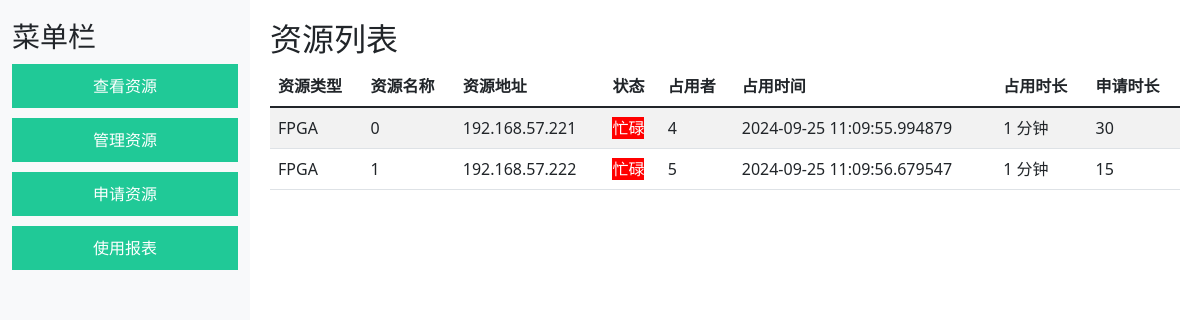
Before: /view_resources with the older database file.
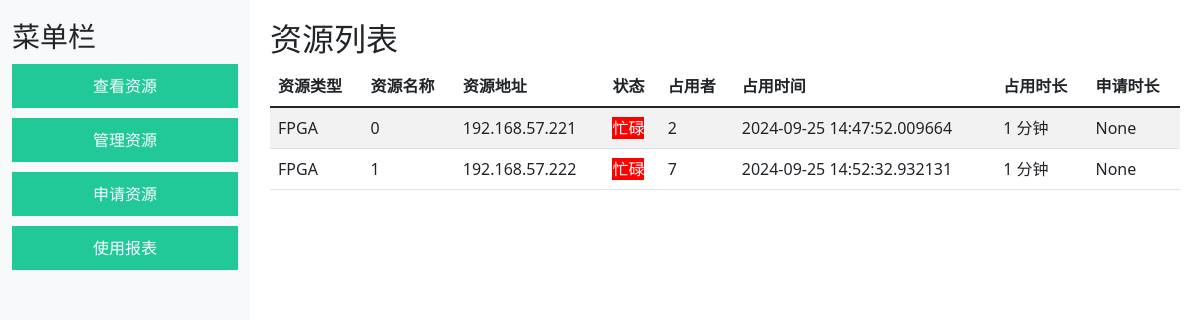
After: the same page with the newer database file.
### app.py (models this page shows)
class Resource(db.Model):
    id = db.Column(db.Integer, primary_key=True)
    resource_type = db.Column(db.String(50), nullable=False)
    resource_name = db.Column(db.String(100), nullable=False)
    resource_address = db.Column(db.String(100), nullable=False)
    is_busy = db.Column(db.Boolean, default=False)  # 资源是否被占用
    assigned_to = db.Column(db.String(100), nullable=True)  # 当前占用资源的用户
    assigned_time = db.Column(db.DateTime, nullable=True)  # 资源分配时间
    usage_duration = db.Column(db.Integer, nullable=True)  # 使用时长（分钟）
    __table_args__ = (UniqueConstraint('resource_name', 'resource_address', name='uix_resource_name_address'),)

### app.py (the view)
@app.route('/view_resources')
def view_resources():
    resources = Resource.query.all()
    processed_resources = []
    for resource in resources:
        resource_info = {
            'resource_type': resource.resource_type,
            'resource_name': resource.resource_name,
            'resource_address': resource.resource_address,
            'is_busy': resource.is_busy,
            'assigned_to': resource.assigned_to,
            'assigned_time': resource.assigned_time,
            'usage_duration': resource.usage_duration
        }
        if resource.is_busy and resource.assigned_time:
            now = datetime.now()
            duration = now - resource.assigned_time
            duration_in_minutes = int(duration.total_seconds() // 60)
            if duration_in_minutes < 1:
                duration_in_minutes = 1
            resource_info['occupied_duration'] = f"{duration_in_minutes} 分钟"
        else:
            resource_info['occupied_duration'] = "空闲"
        processed_resources.append(resource_info)
    return render_template('view_resources.html', resources=processed_resources)

### templates/view_resources.html
{% extends "base.html" %}
{% block content %}
<h2>资源列表</h2>
<table class="table table-striped">
    <thead>
        <tr>
            <th>资源类型</th>
            <th>资源名称</th>
            <th>资源地址</th>
            <th>状态</th>
            <th>占用者</th>
            <th>占用时间</th>
            <th>占用时长</th>
            <th>申请时长</th>
        </tr>
    </thead>
    <tbody>
        {% for resource in resources %}
        <tr>
            <td>{{ resource.resource_type }}</td>
            <td>{{ resource.resource_name }}</td>
            <td>{{ resource.resource_address }}</td>
            <td>
                {% if resource.is_busy %}
                <span style="background-color:red; color:white;">忙碌</span>
                {% else %}
                <span style="background-color:green; color:white;">空闲</span>
                {% endif %}
            </td>
            <td>{{ resource.assigned_to   }}</td>
            <td>{{ resource.assigned_time  }}</td>
            <td>{{ resource.occupied_duration  }}</td>
            <td>{{ resource.usage_duration  }}</td>
        </tr>
        {% endfor %}
    </tbody>
</table>
{% endblock %}

### templates/base.html (shortened to what this page needs)
<!DOCTYPE html>
<html lang="zh-CN">
<head>
    <link href="https://cdn.jsdelivr.net/npm/bootstrap@5.1.3/dist/css/bootstrap.min.css" rel="stylesheet">
</head>
<body>
    <div id="sidebar">
        <div class="container-fluid">
            <h3>菜单栏</h3>
            <a href="{{ url_for('view_resources') }}">查看资源</a>
            <a href="{{ url_for('manage_resources') }}">管理资源</a>
            <a href="{{ url_for('apply_resources') }}">申请资源</a>
            <a href="{{ url_for('usage_report') }}">使用报表</a>
        </div>
    </div>
    <div id="main-content">
        {% block content %}{% endblock %}
    </div>
</body>
</html>

### templates/base.html (style rules this page uses)
body { display: flex; min-height: 100vh; margin: 0; }
#sidebar { width: 250px; background-color: #f8f9fa; padding-top: 20px; }
#sidebar a { display: block; padding: 10px 20px; margin: 10px 0; background-color: #20c997; color: white; text-align: center; text-decoration: none; }
#main-content { flex: 1; padding: 20px; background-color: white; }

Changed rows visible on the page:
changed Resource (number 1 of 2 on the later page): assigned_to "4" → "2"; assigned_time "2024-09-25 11:09:55.994879" → "2024-09-25 14:47:52.009664"; usage_duration "30" → "None"
changed Resource (number 2 of 2 on the later page): assigned_to "5" → "7"; assigned_time "2024-09-25 11:09:56.679547" → "2024-09-25 14:52:32.932131"; usage_duration "15" → "None"
